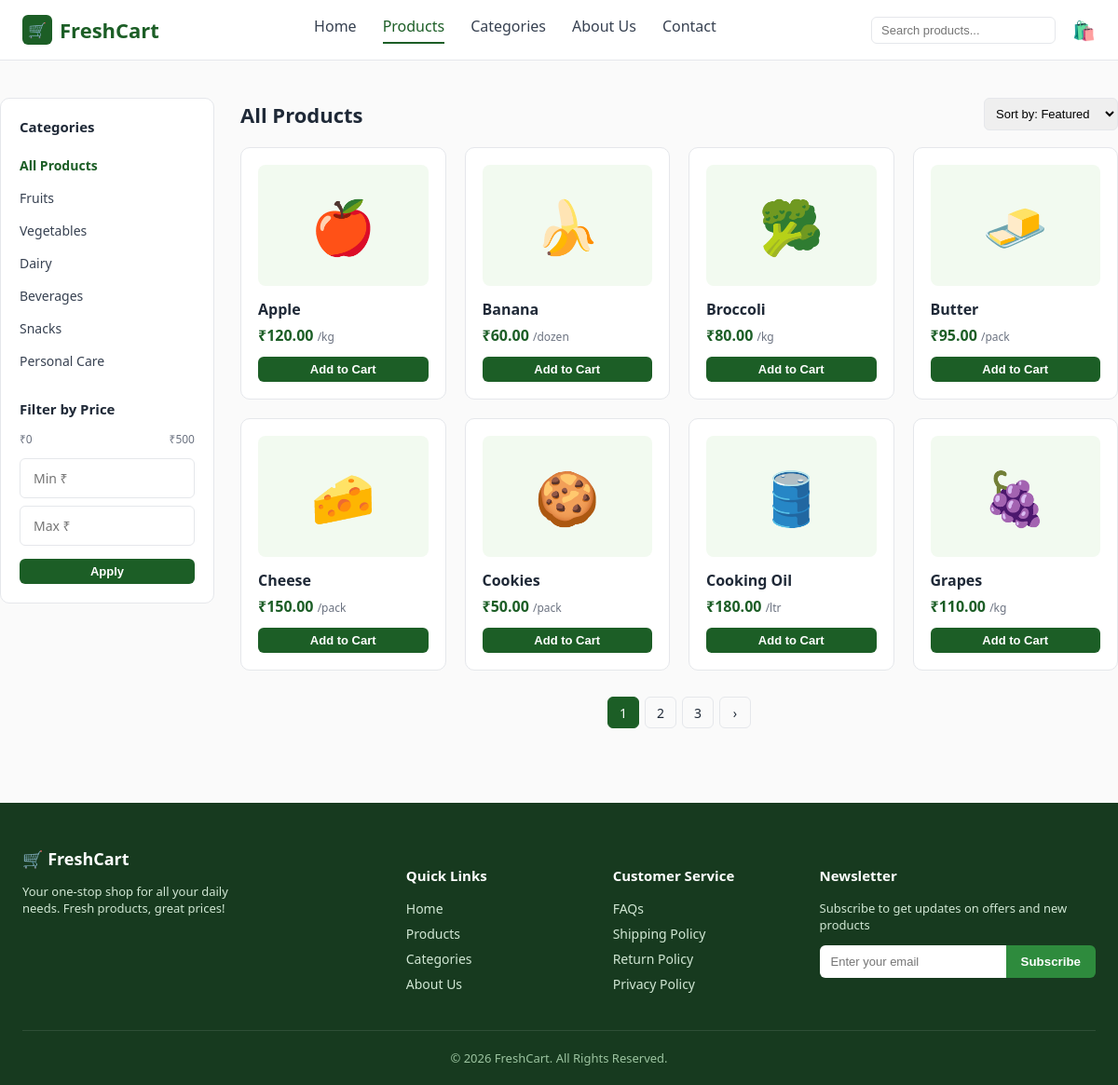
Screenshot of /products/ with the database file from the repository.
### store/models.py (models this page shows, shortened)
class Category(models.Model):
    name = models.CharField(max_length=100, unique=True)
    slug = models.SlugField(max_length=100, unique=True)
    icon = models.CharField(
        max_length=10, default='🛒',
        help_text='Emoji used as a lightweight icon (e.g. 🍎, 🥦, 🥛).'
    )
    order = models.PositiveIntegerField(default=0)
    class Meta:
        ordering = ['order', 'name']
        verbose_name_plural = 'Categories'
    def get_absolute_url(self):
        return reverse('store:product_list') + f'?category={self.slug}'

class Product(models.Model):
    UNIT_CHOICES = [
        ('kg', 'kg'),
        ('dozen', 'dozen'),
        ('ltr', 'ltr'),
        ('pack', 'pack'),
        ('pc', 'pc'),
    ]
    category = models.ForeignKey(Category, related_name='products', on_delete=models.CASCADE)
    name = models.CharField(max_length=150)
    slug = models.SlugField(max_length=160, unique=True)
    emoji = models.CharField(
        max_length=10, default='🛒',
        help_text='Emoji shown as the product image placeholder.'
    )
    image = models.ImageField(upload_to='products/', blank=True, null=True)
    price = models.DecimalField(max_digits=8, decimal_places=2)
    unit = models.CharField(max_length=10, choices=UNIT_CHOICES, default='kg')
    description = models.TextField(blank=True)
    stock = models.PositiveIntegerField(default=100)
    is_featured = models.BooleanField(default=False, help_text='Show on Best Selling Products (home page).')
    created_at = models.DateTimeField(auto_now_add=True)
    class Meta:
        ordering = ['name']
    def get_absolute_url(self):
        return reverse('store:product_detail', args=[self.slug])

### store/views.py (the view)
# urls.py: path('products/', views.product_list, name='product_list'),
def product_list(request):
    categories = Category.objects.all()
    products = Product.objects.select_related('category').all()
    category_slug = request.GET.get('category')
    active_category = None
    if category_slug and category_slug != 'all':
        active_category = get_object_or_404(Category, slug=category_slug)
        products = products.filter(category=active_category)
    query = request.GET.get('q')
    if query:
        products = products.filter(name__icontains=query)
    min_price = request.GET.get('min_price')
    max_price = request.GET.get('max_price')
    if min_price:
        products = products.filter(price__gte=Decimal(min_price))
    if max_price:
        products = products.filter(price__lte=Decimal(max_price))
    sort = request.GET.get('sort')
    if sort == 'price_asc':
        products = products.order_by('price')
    elif sort == 'price_desc':
        products = products.order_by('-price')
    elif sort == 'name':
        products = products.order_by('name')
    paginator = Paginator(products,8)
    page_number = request.GET.get('page', 1)
    page_obj = paginator.get_page(page_number)
    context = {
        'categories': categories,
        'active_category': active_category,
        'page_obj': page_obj,
        'products': page_obj.object_list,
        'query': query or '',
        'min_price': min_price or '',
        'max_price': max_price or '',
    }
    return render(request, 'store/products.html', context)

### store/cart.py (called while the page is built)
    def __len__(self):
        return sum(item['quantity'] for item in self.cart.values())

    def get_total_price(self):
        return sum(Decimal(item['price']) * item['quantity'] for item in self.cart.values())

### store/context_processors.py (called while the page is built)
def cart_summary(request):
    cart = Cart(request)
    return {
        'cart_item_count': len(cart),
        'cart_total_price': cart.get_total_price(),
    }

### store/templates/store/products.html (shortened to what this page needs)
{% extends "store/base.html" %}
{% block content %}
<div class="container section">
  <div class="layout-with-sidebar">
    <aside class="sidebar">
      <h3>Categories</h3>
      <ul>
        <li><a href="{% url 'store:product_list' %}" class="{% if not active_category %}active{% endif %}">All Products</a></li>
        {% for category in categories %}
        <li><a href="{{ category.get_absolute_url }}" class="{% if active_category.id == category.id %}active{% endif %}">{{ category.name }}</a></li>
        {% endfor %}
      </ul>
      <h3>Filter by Price</h3>
      <form method="get" class="price-filter">
        <div class="price-range-labels"><span>₹0</span><span>₹500</span></div>
        <input type="number" name="min_price" placeholder="Min ₹" value="{{ min_price }}" class="form-input" style="margin-bottom:8px;">
        <input type="number" name="max_price" placeholder="Max ₹" value="{{ max_price }}" class="form-input">
        <button type="submit" class="btn btn-primary btn-sm btn-block">Apply</button>
      </form>
    </aside>
    <div>
      <div class="toolbar">
        <h2 style="margin:0; font-size:22px;">{% if active_category %}{{ active_category.name }}{% else %}All Products{% endif %}</h2>
        <form method="get">
          <select name="sort" onchange="this.form.submit()" style="padding:8px; border:1px solid var(--border); border-radius:6px; font-size:13px;">
            <option value="">Sort by: Featured</option>
          </select>
        </form>
      </div>
      <div class="product-grid">
        {% for product in products %}
        <div class="product-card">
          <a href="{{ product.get_absolute_url }}">
            <div class="thumb">{{ product.emoji }}</div>
            <h3>{{ product.name }}</h3>
          </a>
          <div class="price">₹{{ product.price }} <small>/{{ product.unit }}</small></div>
          <form action="{% url 'store:cart_add' product.id %}" method="post" style="margin-top:auto">
            <button type="submit" class="btn btn-primary btn-block btn-sm">Add to Cart</button>
          </form>
        </div>
        {% empty %}
        <p>No products found.</p>
        {% endfor %}
      </div>
      {% if page_obj.paginator.num_pages > 1 %}
      <div class="pagination">
        {% for num in page_obj.paginator.page_range %}
          {% if num == page_obj.number %}
            <span class="current">{{ num }}</span>
          {% else %}
            <a href="?{% if active_category %}category={{ active_category.slug }}&{% endif %}page={{ num }}">{{ num }}</a>
          {% endif %}
        {% endfor %}
        {% if page_obj.has_next %}
        <a href="?{% if active_category %}category={{ active_category.slug }}&{% endif %}page={{ page_obj.next_page_number }}">›</a>
        {% endif %}
      </div>
      {% endif %}
    </div>
  </div>
</div>
{% endblock %}

### store/static/store/css/style.css (style rules this page uses)
:root { --green-dark: #1c5e26; --green: #2e8b3d; --green-light: #e9f7e6; --green-pale: #f2faf0; --footer-bg: #173a1f; --text-dark: #1f2937; --text-muted: #6b7280; --border: #e5e7eb; --danger: #dc2626; --radius: 10px; --shadow: 0 2px 8px rgba(0, 0, 0, 0.06); }
* { box-sizing: border-box; }
body { margin: 0; font-family: "Segoe UI", Roboto, Helvetica, Arial, sans-serif; color: var(--text-dark); background: #fafafa; }
a { text-decoration: none; color: inherit; }
.container { max-width: 1200px; margin: 0 auto; padding: 0 24px; }
.btn { display: inline-flex; align-items: center; justify-content: center; gap: 6px; padding: 10px 22px; border-radius: 6px; font-weight: 600; font-size: 14px; border: none; cursor: pointer; }
.btn-primary { background: var(--green-dark); color: #fff; }
.btn-block { width: 100%; }
.btn-sm { padding: 6px 14px; font-size: 13px; }
.section { padding: 40px 0; }
.product-grid { display: grid; grid-template-columns: repeat(4, 1fr); gap: 20px; }
.product-card { background: #fff; border: 1px solid var(--border); border-radius: var(--radius); padding: 18px; text-align: left; display: flex; flex-direction: column; }
.product-card .thumb { background: var(--green-pale); border-radius: 8px; height: 130px; display: flex; align-items: center; justify-content: center; font-size: 56px; margin-bottom: 14px; }
.product-card h3 { font-size: 16px; margin: 0 0 6px; }
.product-card .price { color: var(--green-dark); font-weight: 700; margin-bottom: 12px; }
.product-card .price small { color: var(--text-muted); font-weight: 400; font-size: 12px; }
.layout-with-sidebar { display: grid; grid-template-columns: 230px 1fr; gap: 28px; align-items: start; }
.sidebar { background: #fff; border: 1px solid var(--border); border-radius: var(--radius); padding: 20px; }
.sidebar h3 { font-size: 15px; margin: 0 0 14px; }
.sidebar ul { list-style: none; padding: 0; margin: 0 0 24px; }
.sidebar li a { display: block; padding: 8px 0; font-size: 14px; color: #374151; }
.sidebar li a.active, .sidebar li a:hover { color: var(--green-dark); font-weight: 600; }
.price-range-labels { display: flex; justify-content: space-between; font-size: 12px; color: var(--text-muted); margin-bottom: 12px; }
.toolbar { display: flex; justify-content: space-between; align-items: center; margin-bottom: 18px; }
.pagination { display: flex; justify-content: center; gap: 6px; margin-top: 28px; }
.pagination a, .pagination span { width: 34px; height: 34px; display: flex; align-items: center; justify-content: center; border-radius: 6px; border: 1px solid var(--border); font-size: 14px; }
.pagination .current { background: var(--green-dark); color: #fff; border-color: var(--green-dark); }
.form-input { width: 100%; padding: 11px 14px; border: 1px solid var(--border); border-radius: 6px; margin-bottom: 14px; font-size: 14px; font-family: inherit; }

### rows the page displays
Category: name "Fruits"
Category: name "Vegetables"
Category: name "Dairy"
Category: name "Beverages"
Category: name "Snacks"
Category: name "Personal Care"
Product: emoji "🍎", name "Apple", price "120.00", unit "kg"
Product: emoji "🍌", name "Banana", price "60.00", unit "dozen"
Product: emoji "🥦", name "Broccoli", price "80.00", unit "kg"
Product: emoji "🧈", name "Butter", price "95.00", unit "pack"
Product: emoji "🧀", name "Cheese", price "150.00", unit "pack"
Product: emoji "🍪", name "Cookies", price "50.00", unit "pack"
Product: emoji "🛢️", name "Cooking Oil", price "180.00", unit "ltr"
Product: emoji "🍇", name "Grapes", price "110.00", unit "kg"

### other values shown
{{ num }} "1"
{{ num }} "2" "3"
